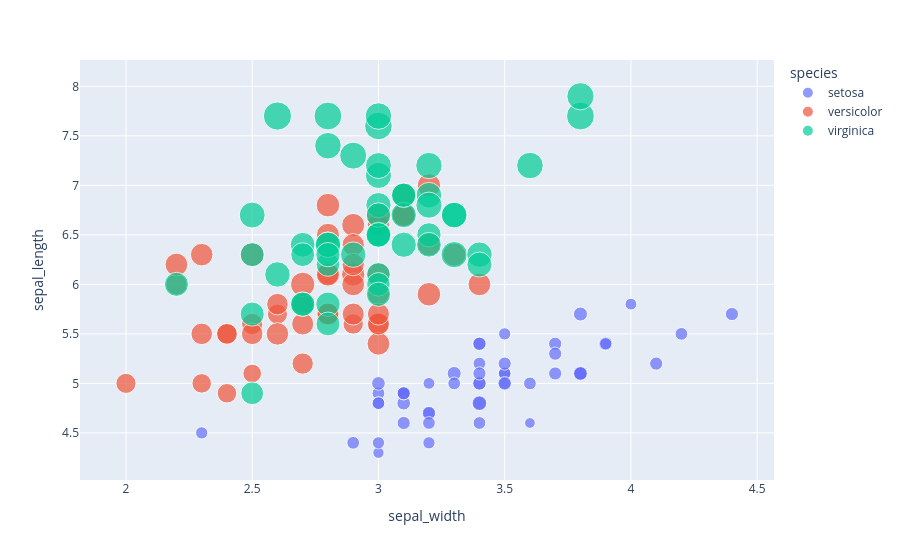

This figure's notebook cell:
### Code cell
fig =  px.scatter(df, x = 'sepal_width', y = 'sepal_length', 
                  color = 'species', size = 'petal_length')
fig.show()

### Figure 1 — Plotly figure (JSON) as saved in the notebook; plotly's stock layout.template omitted (floating-point values rounded to 4 significant figures)
{"data": [{"hovertemplate": "species=setosa<br>sepal_width=%{x}<br>sepal_length=%{y}<br>petal_length=%{marker.size}<extra></extra>", "legendgroup": "setosa", "marker": {"color": "#636efa", "size": [1.4, 1.4, 1.3, 1.5, 1.4, 1.7, 1.4, 1.5, 1.4, 1.5, 1.5, 1.6, 1.4, 1.1, 1.2, 1.5, 1.3, 1.4, 1.7, 1.5, 1.7, 1.5, 1, 1.7, 1.9, 1.6, 1.6, 1.5, 1.4, 1.6, 1.6, 1.5, 1.5, 1.4, 1.5, 1.2, 1.3, 1.5, 1.3, 1.5, 1.3, 1.3, 1.3, 1.6, 1.9, 1.4, 1.6, 1.4, 1.5, 1.4], "sizemode": "area", "sizeref": 0.01725, "symbol": "circle"}, "mode": "markers", "name": "setosa", "orientation": "v", "showlegend": true, "type": "scatter", "x": [3.5, 3, 3.2, 3.1, 3.6, 3.9, 3.4, 3.4, 2.9, 3.1, 3.7, 3.4, 3, 3, 4, 4.4, 3.9, 3.5, 3.8, 3.8, 3.4, 3.7, 3.6, 3.3, 3.4, 3, 3.4, 3.5, 3.4, 3.2, 3.1, 3.4, 4.1, 4.2, 3.1, 3.2, 3.5, 3.1, 3, 3.4, 3.5, 2.3, 3.2, 3.5, 3.8, 3, 3.8, 3.2, 3.7, 3.3], "xaxis": "x", "y": [5.1, 4.9, 4.7, 4.6, 5, 5.4, 4.6, 5, 4.4, 4.9, 5.4, 4.8, 4.8, 4.3, 5.8, 5.7, 5.4, 5.1, 5.7, 5.1, 5.4, 5.1, 4.6, 5.1, 4.8, 5, 5, 5.2, 5.2, 4.7, 4.8, 5.4, 5.2, 5.5, 4.9, 5, 5.5, 4.9, 4.4, 5.1, 5, 4.5, 4.4, 5, 5.1, 4.8, 5.1, 4.6, 5.3, 5], "yaxis": "y"}, {"hovertemplate": "species=versicolor<br>sepal_width=%{x}<br>sepal_length=%{y}<br>petal_length=%{marker.size}<extra></extra>", "legendgroup": "versicolor", "marker": {"color": "#EF553B", "size": [4.7, 4.5, 4.9, 4, 4.6, 4.5, 4.7, 3.3, 4.6, 3.9, 3.5, 4.2, 4, 4.7, 3.6, 4.4, 4.5, 4.1, 4.5, 3.9, 4.8, 4, 4.9, 4.7, 4.3, 4.4, 4.8, 5, 4.5, 3.5, 3.8, 3.7, 3.9, 5.1, 4.5, 4.5, 4.7, 4.4, 4.1, 4, 4.4, 4.6, 4, 3.3, 4.2, 4.2, 4.2, 4.3, 3, 4.1], "sizemode": "area", "sizeref": 0.01725, "symbol": "circle"}, "mode": "markers", "name": "versicolor", "orientation": "v", "showlegend": true, "type": "scatter", "x": [3.2, 3.2, 3.1, 2.3, 2.8, 2.8, 3.3, 2.4, 2.9, 2.7, 2, 3, 2.2, 2.9, 2.9, 3.1, 3, 2.7, 2.2, 2.5, 3.2, 2.8, 2.5, 2.8, 2.9, 3, 2.8, 3, 2.9, 2.6, 2.4, 2.4, 2.7, 2.7, 3, 3.4, 3.1, 2.3, 3, 2.5, 2.6, 3, 2.6, 2.3, 2.7, 3, 2.9, 2.9, 2.5, 2.8], "xaxis": "x", "y": [7, 6.4, 6.9, 5.5, 6.5, 5.7, 6.3, 4.9, 6.6, 5.2, 5, 5.9, 6, 6.1, 5.6, 6.7, 5.6, 5.8, 6.2, 5.6, 5.9, 6.1, 6.3, 6.1, 6.4, 6.6, 6.8, 6.7, 6, 5.7, 5.5, 5.5, 5.8, 6, 5.4, 6, 6.7, 6.3, 5.6, 5.5, 5.5, 6.1, 5.8, 5, 5.6, 5.7, 5.7, 6.2, 5.1, 5.7], "yaxis": "y"}, {"hovertemplate": "species=virginica<br>sepal_width=%{x}<br>sepal_length=%{y}<br>petal_length=%{marker.size}<extra></extra>", "legendgroup": "virginica", "marker": {"color": "#00cc96", "size": [6, 5.1, 5.9, 5.6, 5.8, 6.6, 4.5, 6.3, 5.8, 6.1, 5.1, 5.3, 5.5, 5, 5.1, 5.3, 5.5, 6.7, 6.9, 5, 5.7, 4.9, 6.7, 4.9, 5.7, 6, 4.8, 4.9, 5.6, 5.8, 6.1, 6.4, 5.6, 5.1, 5.6, 6.1, 5.6, 5.5, 4.8, 5.4, 5.6, 5.1, 5.1, 5.9, 5.7, 5.2, 5, 5.2, 5.4, 5.1], "sizemode": "area", "sizeref": 0.01725, "symbol": "circle"}, "mode": "markers", "name": "virginica", "orientation": "v", "showlegend": true, "type": "scatter", "x": [3.3, 2.7, 3, 2.9, 3, 3, 2.5, 2.9, 2.5, 3.6, 3.2, 2.7, 3, 2.5, 2.8, 3.2, 3, 3.8, 2.6, 2.2, 3.2, 2.8, 2.8, 2.7, 3.3, 3.2, 2.8, 3, 2.8, 3, 2.8, 3.8, 2.8, 2.8, 2.6, 3, 3.4, 3.1, 3, 3.1, 3.1, 3.1, 2.7, 3.2, 3.3, 3, 2.5, 3, 3.4, 3], "xaxis": "x", "y": [6.3, 5.8, 7.1, 6.3, 6.5, 7.6, 4.9, 7.3, 6.7, 7.2, 6.5, 6.4, 6.8, 5.7, 5.8, 6.4, 6.5, 7.7, 7.7, 6, 6.9, 5.6, 7.7, 6.3, 6.7, 7.2, 6.2, 6.1, 6.4, 7.2, 7.4, 7.9, 6.4, 6.3, 6.1, 7.7, 6.3, 6.4, 6, 6.9, 6.7, 6.9, 5.8, 6.8, 6.7, 6.7, 6.3, 6.5, 6.2, 5.9], "yaxis": "y"}], "layout": {"legend": {"itemsizing": "constant", "title": {"text": "species"}, "tracegroupgap": 0}, "margin": {"t": 60}, "xaxis": {"anchor": "y", "domain": [0, 1], "title": {"text": "sepal_width"}}, "yaxis": {"anchor": "x", "domain": [0, 1], "title": {"text": "sepal_length"}}}}
